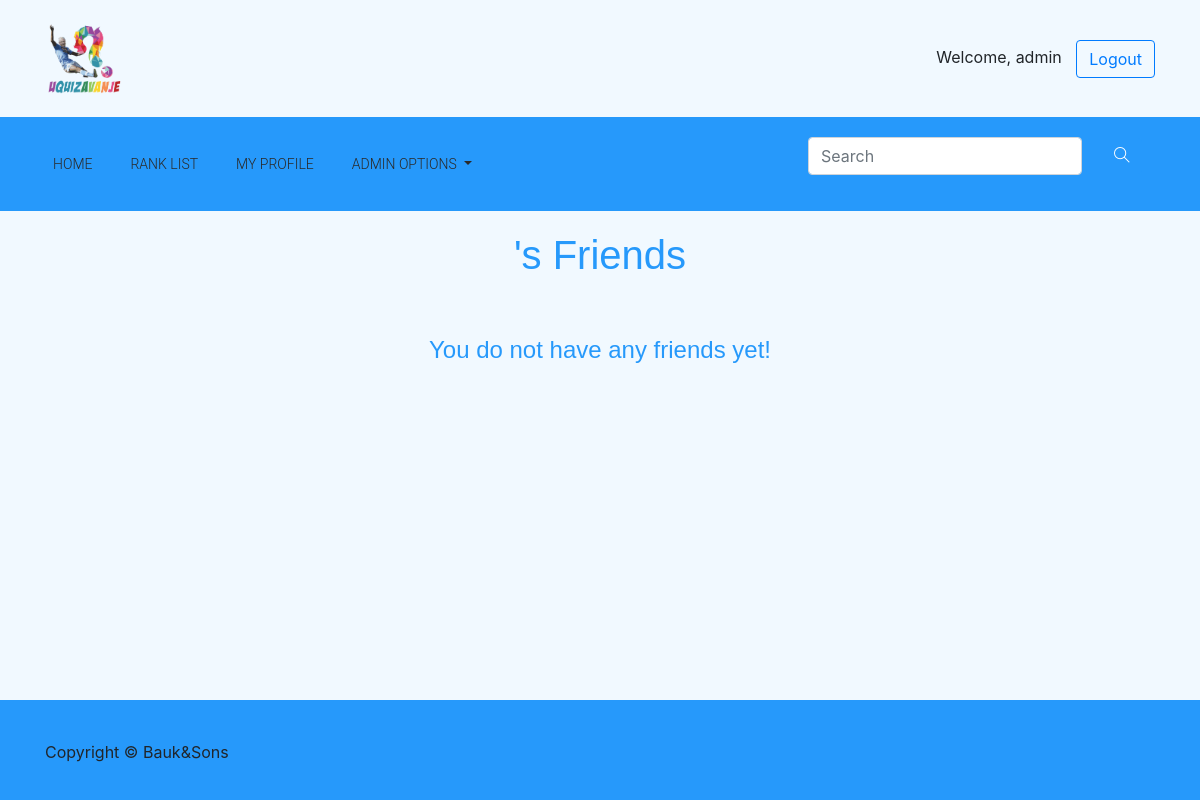
Before: /friends_page/3/ (signed in) with the older database file.
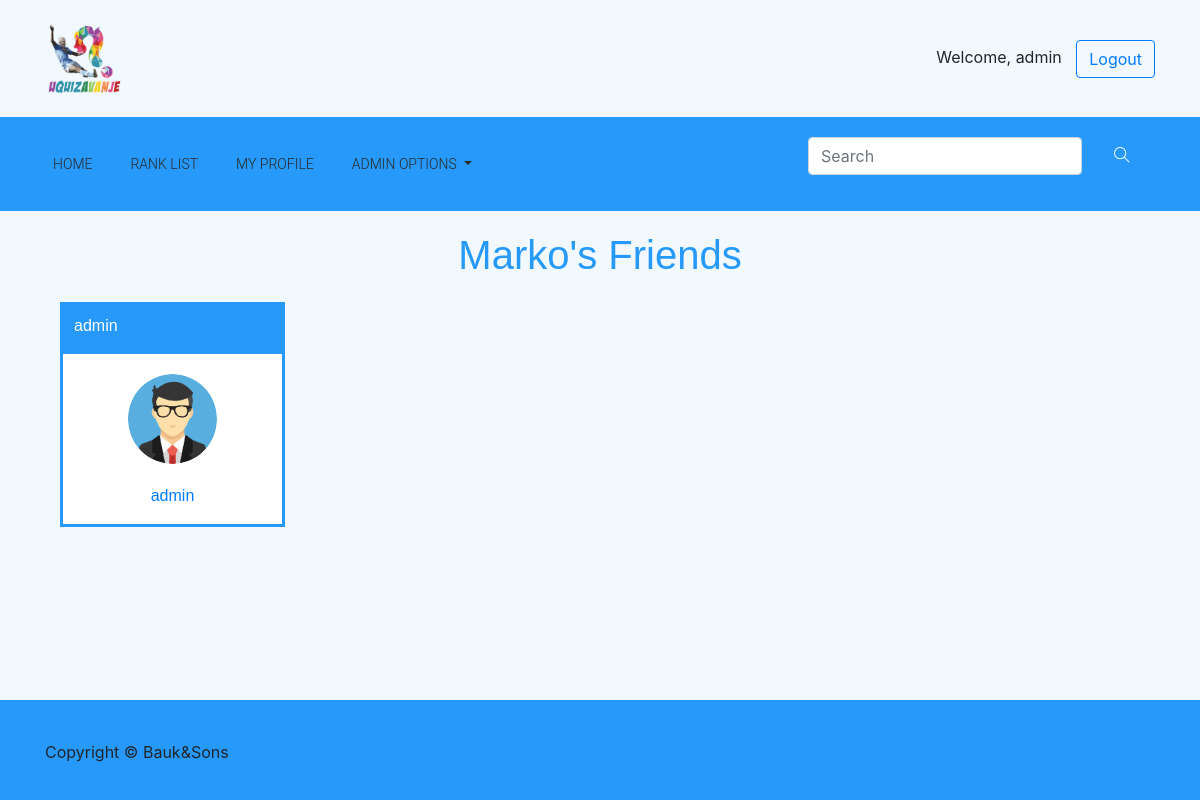
After: the same page with the newer database file.
### quiz/models.py (models this page shows, shortened)
class User(AbstractUser):
    email = models.EmailField(
        verbose_name='email address',
        max_length=255,
        unique=True,
    )
    age = models.IntegerField(null = True)
    is_active = models.BooleanField(default=True)
    is_moderator = models.BooleanField(default=False)
    wants_moderator = models.BooleanField(default = False)
    first_name = models.CharField(max_length=50)
    last_name = models.CharField( max_length=50)
    level = models.IntegerField(default = 0)
    picture = models.TextField(default = "quiz/default_avatar.jpg", max_length = 50, blank = True, null = True)
    ranking = models.IntegerField(default = -1)
    def moderator(self):
        return self.is_moderator
    def is_senior(self):
        return self.level >= 10
    def get_by_id(id_val):
        return User.objects.filter(id=id_val).first()
    USERNAME_FIELD = 'username'
    REQUIRED_FIELDS = ['email']

### quiz/views.py (the view)
# urls.py: url(r'^friends_page/(?P<value>\d+)/$', views.friends_page,                 name = 'friends_page'),
def friends_page(request, value):
    if request.user.is_authenticated:
        user = User.get_by_id(value)
        template = loader.get_template('quiz/friends_page.html')
        friends = Friendship.get_friends(user)
        recieved = Friendship.get_recieved_friend_requests(user)
        sent = Friendship.get_sent_friend_requests(user)
        statusFriend = []
        for friend in friends:
            if Friendship.already_friends(friend["second_friend_id"],request.user.id):
                statusFriend.append([friend,1])
            elif Friendship.request_sent(request.user.id,friend["second_friend_id"]):
                statusFriend.append([friend,2])
            elif Friendship.request_sent(friend["second_friend_id"],request.user.id):
                statusFriend.append([friend,3])
            else:
                statusFriend.append([friend,4])
        context = {
                'curUser': user,
                'friends': statusFriend,
                'recieved': recieved,
                'sent': sent,
            }
        return HttpResponse(template.render(context, request))
    else:
        return redirect('/home')

### quiz/models.py (called while the page is built)
    def already_friends(user1, user2):
        count1 = Friendship.objects.filter(first_friend_id = user1, second_friend_id = user2).count()
        count2 = Friendship.objects.filter(first_friend_id = user2, second_friend_id = user1).count()
        if (count1 + count2) > 1:
            return True
        else:
            return False

    def request_sent(user1, user2):
        count = Friendship.objects.filter(first_friend_id = user1, second_friend_id = user2).count()
        if count > 0:
            return True
        else:
            return False

    def get_friends(user):
        return Friendship.objects.filter(first_friend_id = user, accepted = True).select_related('second_friend_id').values('second_friend_id', 'accepted', 'second_friend_id__username', 'second_friend_id__picture', 'second_friend_id__ranking')

    def get_sent_friend_requests(user):
        return Friendship.objects.filter(first_friend_id = user, accepted = False).select_related('second_friend_id').values('second_friend_id', 'second_friend_id__username', 'second_friend_id__picture', 'second_friend_id__ranking')

### quiz/templates/quiz/friends_page.html (shortened to what this page needs)
{% extends "quiz/base.html" %}
{% block content %}
<div class="container">
  <div class="row justify-content-center friend_h1">
    <h1 class="text-center">{%if user.id == curUser.id%}My{%else%}{{curUser.username}}'s{%endif%} Friends</h1>
  </div>
  <div class="row">
    {% for record in friends %}
    <div class="col-md-3 col-sm-6 col-xs-12">
        <div class="user_card">
            <div class="add_friend_card">
                <div class="card_header">
                    <h6>{{record.0.second_friend_id__username}}</h6>
                </div>
                <div class="card-body">
                    {% load static %}
                    <img src='{% get_static_prefix %}{{record.0.second_friend_id__picture }}' class="rounded-circle center" alt="avatar">
                </div>
                <p><a href="{% url 'quiz:my_profile' value=record.0.second_friend_id %}">{{record.0.second_friend_id__username}}</a></p>
        </div>
        </div>
    </div>
    {% empty %}
    <div class="col-md-12 text-center no_content_message">
      <h3>You do not have any friends yet!</h3>
    </div>
    {% endfor %}
    </div>
  </div>
{%if user.id == curUser.id%}
      {% for record in recieved %}
                      {% load static %}
      {% empty %}
      <div class="col-md-12 text-center no_content_message">
        <h3>You did not receive any new friend request !</h3>
      </div>
      {% endfor %}
      {% for record in sent %}
                      {% load static %}
      {% empty %}
      <div class="col-md-12 text-center no_content_message">
        <h3>You did not send any new friend requests !</h3>
      </div>
      {% endfor %}
  {%endif%}
  {% endblock content %}

### quiz/templates/quiz/base.html (shortened to what the changed rows need)
{% load static %}
<!doctype html>
<html lang="en">
<head>
    <link rel="stylesheet" href="{% static 'quiz/bootstrap.min.css' %}">
    <link rel="stylesheet" href="{% static 'quiz/animate.css' %}">
    <link rel="stylesheet" href="{% static 'quiz/font-awesome.min.css' %}">
    <link rel="stylesheet" href="{% static 'quiz/style.css' %}">
    <link rel="stylesheet" href="{% static 'quiz/themify-icons.css' %}">
</head>
<body>
        <div id="page_container">
            <div id="content_wrapper">
    <header class="header_area">
        <div class="sub_header">
            <div class="container">
                <div class="row align-items-center">
                    <div class="col-xs-4 col-md-4 col-xl-6">
                        {% if user.is_authenticated %}
                        <div class="float-right" id="welcome_message">
                            Welcome, {{ user.get_username }}
                            <a href="/accounts/logout" class="btn btn-outline-primary">Logout</a>
                        </div>
                        {% endif %}
                    </div>
                </div>
            </div>
        </div>
    </header>
    {% block content %}
    {% endblock content %}
    </div>
</div>
</body>
</html>

Changed rows visible on the page:
now on one of the page's lists (row edited): User: username "admin"
added User: username "Marko"
Other visible differences:
text no longer shown: "You do not have any friends yet!"
